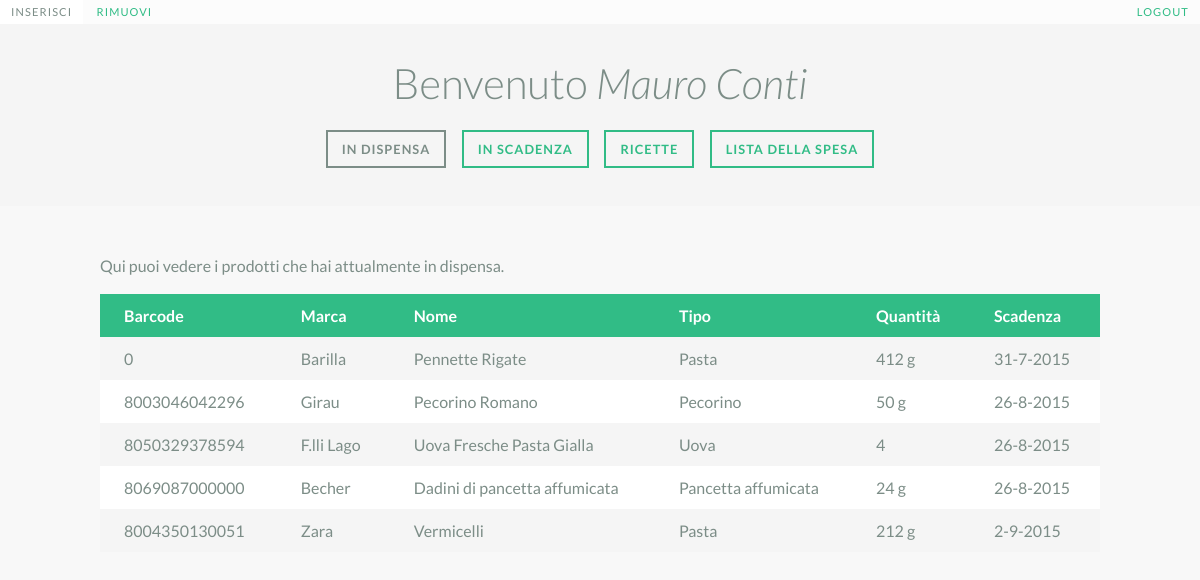
Screenshot of /eTable_simple/dispensa.php (signed in) with the database file from the repository.
### tables this page shows
CREATE TABLE IF NOT EXISTS `ProdottoInDispensa` (
  `Barcode` char(13) NOT NULL DEFAULT '',
  `Utente` varchar(20) NOT NULL DEFAULT '',
  `DataScadenza` date NOT NULL DEFAULT '0000-00-00',
  `TipoProdotto` varchar(50) NOT NULL,
  `Marca` varchar(20) NOT NULL,
  `Nome` varchar(50) NOT NULL,
  `QuantitaV` float NOT NULL,
  `QuantitaUM` varchar(2) NOT NULL
);

### eTable_simple/library.php (the view, shortened to what this page needs)
<?php
  function table_start($head){
    echo "<table><thead><tr>";
    foreach ($head as $value) {
      echo "<th>$value</th>";
    }
    echo "</tr></thead><tbody>";
  }
  function table_end(){
    echo "</tbody></table>";
  }
  function build_result_table($query){
    $res = mysql_query($query) or die(mysql_error());
    $n_field=mysql_num_fields($res);
    if(isset($_GET['action']) && $_GET['action'] == "dispensa_rimuovi"){
      $n_field++;
      if(mysql_num_rows($res)){
        for ($i=0; $i < $n_field-1; $i++) {
          $head[] = mysql_field_name($res, $i);
        }
        $head[] = " ";
        table_start($head);
        while($row = mysql_fetch_assoc($res)){
          echo "<tr>";
          foreach ($row as $value) {
            echo "<td>$value</td>";
          }
          $to_del_barcode = $row['Barcode'];
          echo "<td><a href=\"dispensa_rimuovi.php?to_del_barcode=$to_del_barcode\">&#10007</a></td>";
          echo "</tr>";
        }
        table_end();
      }
      }
      else{
        if(mysql_num_rows($res)){
          for ($i=0; $i < $n_field; $i++) {
            $head[] = mysql_field_name($res, $i);
          }
          table_start($head);
          while($row = mysql_fetch_assoc($res)){
            echo "<tr>";
            foreach ($row as $key => $value) {
              echo "<td>$value</td>";
            }
            echo "</tr>";
          }
          table_end();
        }
      }
  }
?>

### eTable_simple/dispensa.php (shortened to what this page needs)
<?php
  include_once 'library.php';
  if(!isset($_SESSION['username'])){
    header("Location: index.php");
  }
  else{
    $username = $_SESSION['username'];
    $nome = $_SESSION['nome'];
    $cognome = $_SESSION['cognome'];
    $phpself = $_SERVER['PHP_SELF'];
  }
?>
<html lang="en" class="no-js">
<head>
    <link rel="stylesheet" type="text/css" href="css/normalize.css" />
    <link rel="stylesheet" type="text/css" href="css/demo.css" />
    <link rel="stylesheet" type="text/css" href="css/component.css" />
</head>
<body>
  <div class="container">
      <div class="codrops-top clearfix">
        <span class="right"><a  href="logout.php"><span>Logout</span></a></span>
        <?php
echo<<<end
          <span class="left"><a  href="dispensa_inserisci.php"><span>Inserisci</span></a></span>
          <span class="left"><a  href="$phpself?action=dispensa_rimuovi"><span>Rimuovi</span></a></span>
end;
        ?>
      </div>
    <header>
      <?php
echo<<<end
        <h1>Benvenuto <em>$nome $cognome</em></h1>
        <nav class="codrops-demos">
          <a class="current-demo" href="$phpself" title="dispensa">In Dispensa</a>
          <a href="scadenza.php" title="scadenza">In Scadenza</a>
          <a href="ricette.php" title="ricette">Ricette</a>
          <a href="lista_spesa.php?page=lista_spesa" title="lista_spesa">Lista della spesa</a>
        </nav>
end;
      ?>
    </header>
    <div class="component">
      <?php
        if(isset($_GET['action']) && $_GET['action'] == "dispensa_rimuovi")
          echo "<p>Per rimuovere un prodotto dalla tua dispensa utilizza la <strong>&#10007</strong> corrispondente alla riga interessata.</p>";
        else
          echo "<p>Qui puoi vedere i prodotti che hai attualmente in dispensa.</p>";
        $query = "SELECT Barcode,Marca,Nome,TipoProdotto AS Tipo,CONCAT(QuantitaV,' ',QuantitaUM) AS Quantità,
                         DATE_FORMAT(DataScadenza,'%e-%c-%Y') AS Scadenza
                  FROM ProdottoInDispensa
                  WHERE Utente=\"$username\"
                  ORDER BY DataScadenza ASC";
        build_result_table($query);
      ?>
</body>
</html>

### eTable_simple/css/demo.css (style rules this page uses)
*, *:after, *:before { -webkit-box-sizing: border-box; -moz-box-sizing: border-box; box-sizing: border-box; }
body { font-family: 'Lato', Arial, sans-serif; color: #7c8d87; background: #f8f8f8; }
a { color: #31bc86; text-decoration: none; }
.container > header { margin: 0 auto; padding: 2em; text-align: center; background: rgba(0,0,0,0.01); }
.container > header h1 { font-size: 2.625em; line-height: 1.3; margin: 0; font-weight: 300; }
.codrops-top { background: #fff; background: rgba(255, 255, 255, 0.6); text-transform: uppercase; width: 100%; font-size: 0.69em; line-height: 2.2; }
.codrops-top a { text-decoration: none; padding: 0 1em; letter-spacing: 0.1em; display: inline-block; }
.codrops-top span.right { float: right; }
.codrops-top span.right a { float: left; display: block; }
.codrops-demos { padding-top: 1em; font-size: 0.8em; }
.codrops-demos a { display: inline-block; margin: 0.5em; padding: 0.7em 1.1em; outline: none; border: 2px solid #31bc86; text-decoration: none; text-transform: uppercase; letter-spacing: 1px; font-weight: 700; }
.codrops-demos a:hover, .codrops-demos a.current-demo, .codrops-demos a.current-demo:hover { border-color: #7c8d87; color: #7c8d87; }

### eTable_simple/css/component.css (style rules this page uses)
.component { line-height: 1.5em; margin: 0 auto; padding: 2em 0 3em; width: 90%; max-width: 1000px; overflow: hidden; }
table { border-collapse: collapse; margin-bottom: 3em; width: 100%; background: #fff; }
td, th { padding: 0.75em 1.5em; text-align: left; }
th { background-color: #31bc86; font-weight: bold; color: #fff; white-space: nowrap; }
tbody tr:nth-child(2n-1) { background-color: #f5f5f5; transition: all .125s ease-in-out; }

### rows the page displays
prodottoindispensa: Barcode "0", Marca "Barilla", Nome "Pennette Rigate", TipoProdotto "Pasta", value "412 g", value "31-7-2015"
prodottoindispensa: Barcode "8003046042296", Marca "Girau", Nome "Pecorino Romano", TipoProdotto "Pecorino", value "50 g", value "26-8-2015"
prodottoindispensa: Barcode "8050329378594", Marca "F.lli Lago", Nome "Uova Fresche Pasta Gialla", TipoProdotto "Uova", value "4", value "26-8-2015"
prodottoindispensa: Barcode "8069087000000", Marca "Becher", Nome "Dadini di pancetta affumicata", TipoProdotto "Pancetta affumicata", value "24 g", value "26-8-2015"
prodottoindispensa: Barcode "8004350130051", Marca "Zara", Nome "Vermicelli", TipoProdotto "Pasta", value "212 g", value "2-9-2015"

### other values shown
$nome "Mauro"
$cognome "Conti"
$value "Barcode"
$value "Marca"
$value "Nome"
$value "Tipo"
$value "Quantità"
$value "Scadenza"
